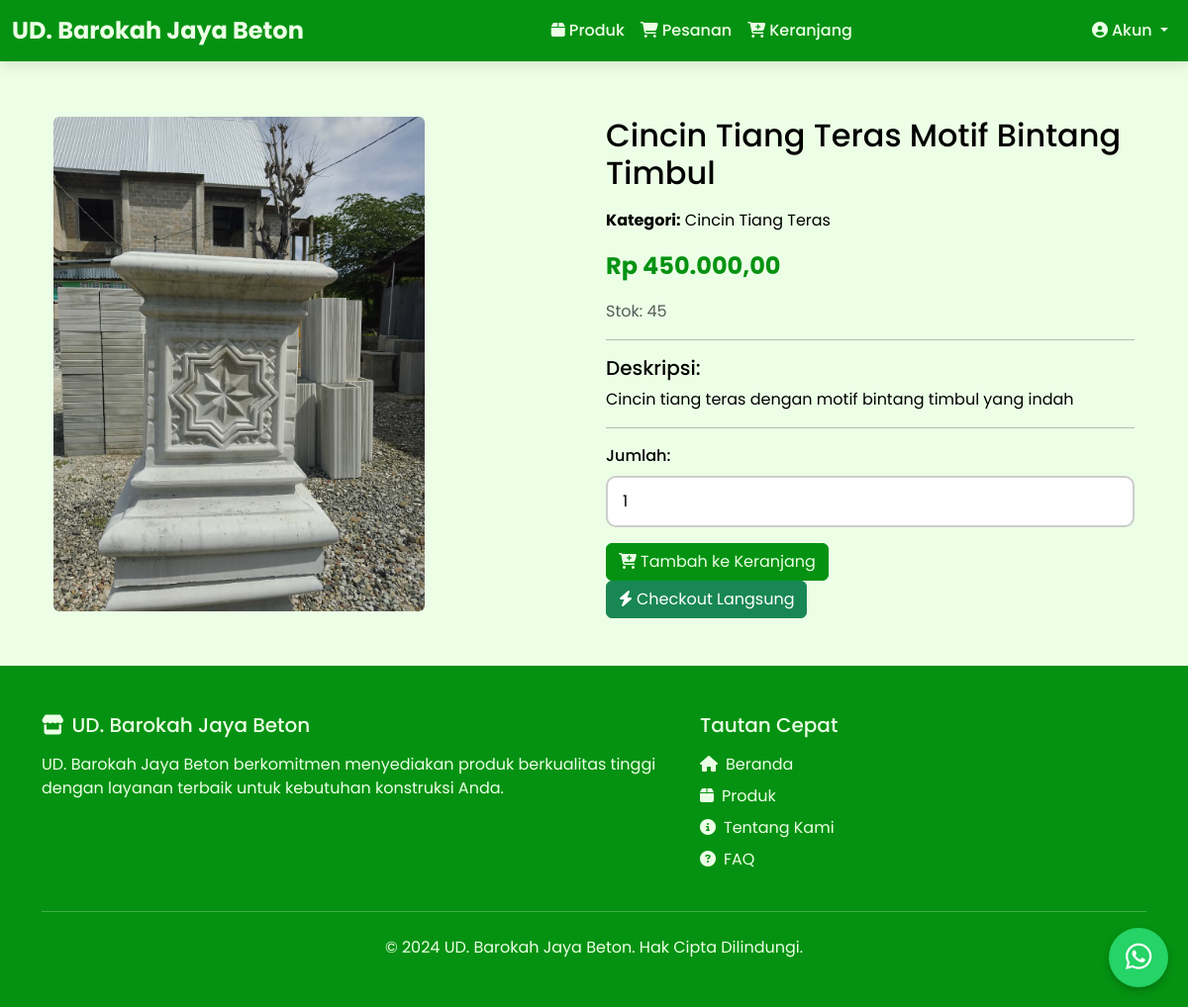
Page /produk_detail/17/ on the committed database.
### admin_dashboard/models.py (models this page shows, shortened)
class Produk(models.Model):
    nama_produk = models.CharField(max_length=255, verbose_name="Nama Produk")
    deskripsi_produk = models.TextField(verbose_name="Deskripsi Produk")
    foto_produk = models.ImageField(upload_to='produk_images/', verbose_name="Foto Produk")
    stok_produk = models.IntegerField(verbose_name="Stok Produk")
    harga_produk = models.DecimalField(max_digits=10, decimal_places=2, verbose_name="Harga Produk")
    kategori = models.ForeignKey(Kategori, on_delete=models.SET_NULL, blank=True, null=True, verbose_name="Kategori")
    class Meta:
        verbose_name_plural = "Produk"
        db_table = 'produk'

class Kategori(models.Model):
    nama_kategori = models.CharField(max_length=255, verbose_name="Nama Kategori")
    class Meta:
        verbose_name_plural = "Kategori"
        db_table = 'kategori'

### admin_dashboard/views.py (the view)
# urls.py: path('produk_detail/<int:pk>/', views.produk_detail, name='produk_detail'),
def produk_detail(request, pk):
    produk = get_object_or_404(Produk, pk=pk)
    kategori_list = Kategori.objects.all()
    context = {
        'produk': produk,
        'kategori_list': kategori_list
    }
    return render(request, 'product_detail.html', context)

### admin_dashboard/context_processors.py (called while the page is built, shortened)
def notification_cart_context(request):
    context = {
        'unseen_notifications_count': 0,
        'cart_item_count': 0
    }
    return context

### dashboard_admin/context_processors.py (called while the page is built, shortened)
def admin_crm_context(request):
    if not request.path.startswith('/dashboard_admin/'):
        return {}

### admin_dashboard/templates/product_detail.html (shortened to what this page needs)
{% extends 'base.html' %}
{% load static %}
{% load humanize %}
{% block content %}
<div class="container my-5">
    <div class="row">
        <div class="col-md-6">
            <img src="{{ produk.foto_produk.url }}" class="img-fluid rounded product-image-detail" alt="{{ produk.nama_produk }}">
        </div>
        <div class="col-md-6">
            <h2 class="mb-3">{{ produk.nama_produk }}</h2>
            {% if produk.kategori %}
                <p><strong>Kategori:</strong> {{ produk.kategori.nama_kategori }}</p>
            {% endif %}
            <p class="fw-bold" style="color: #059212; font-size: 1.5rem;">Rp {{ produk.harga_produk|intcomma }}</p>
            <p class="text-muted">Stok: {{ produk.stok_produk|intcomma }}</p>
            <hr>
            <h5>Deskripsi:</h5>
            <p>{{ produk.deskripsi_produk }}</p>
            <hr>
            <form action="{% url 'tambah_ke_keranjang' produk.id %}" method="post">
                <div class="mb-3">
                    <label for="jumlah" class="form-label">Jumlah:</label>
                    <input type="number" class="form-control" id="jumlah" name="jumlah" value="1" min="1" max="{{ produk.stok_produk }}">
                </div>
                <button type="submit" class="btn btn-custom">
                    <i class="fas fa-cart-plus me-1"></i>Tambah ke Keranjang
                </button>
            </form>
            <form action="{% url 'checkout_langsung' produk.id %}" method="post" class="d-inline mt-2">
                <button type="submit" class="btn btn-success">
                    <i class="fas fa-bolt me-1"></i>Checkout Langsung
                </button>
            </form>
        </div>
    </div>
</div>
{% endblock %}

### templates/base.html (style rules this page uses)
body { font-family: 'Poppins', sans-serif; background-color: #ECFFE6; padding-top: 70px; color: #000000; }
.btn-custom { background-color: #059212; border-color: #059212; color: #ECFFE6; }
.form-control { border-radius: 10px; padding: 12px 15px; border: 2px solid #CCCCCC; background-color: #FFFFFF; color: #000000; transition: all 0.3s ease; }
.form-label { font-weight: 500; color: #000000; }

### admin_dashboard/templates/product_detail.html (style rules this page uses)
.product-image-detail { max-height: 500px; object-fit: cover; }

### rows in the picture
Produk: foto_produk (picture), nama_produk "Cincin Tiang Teras Motif Bintang Timbul", kategori.nama_kategori "Cincin Tiang Teras", harga_produk "450.000,00", stok_produk "45", deskripsi_produk "Cincin tiang teras dengan motif bintang timbul yang indah"
